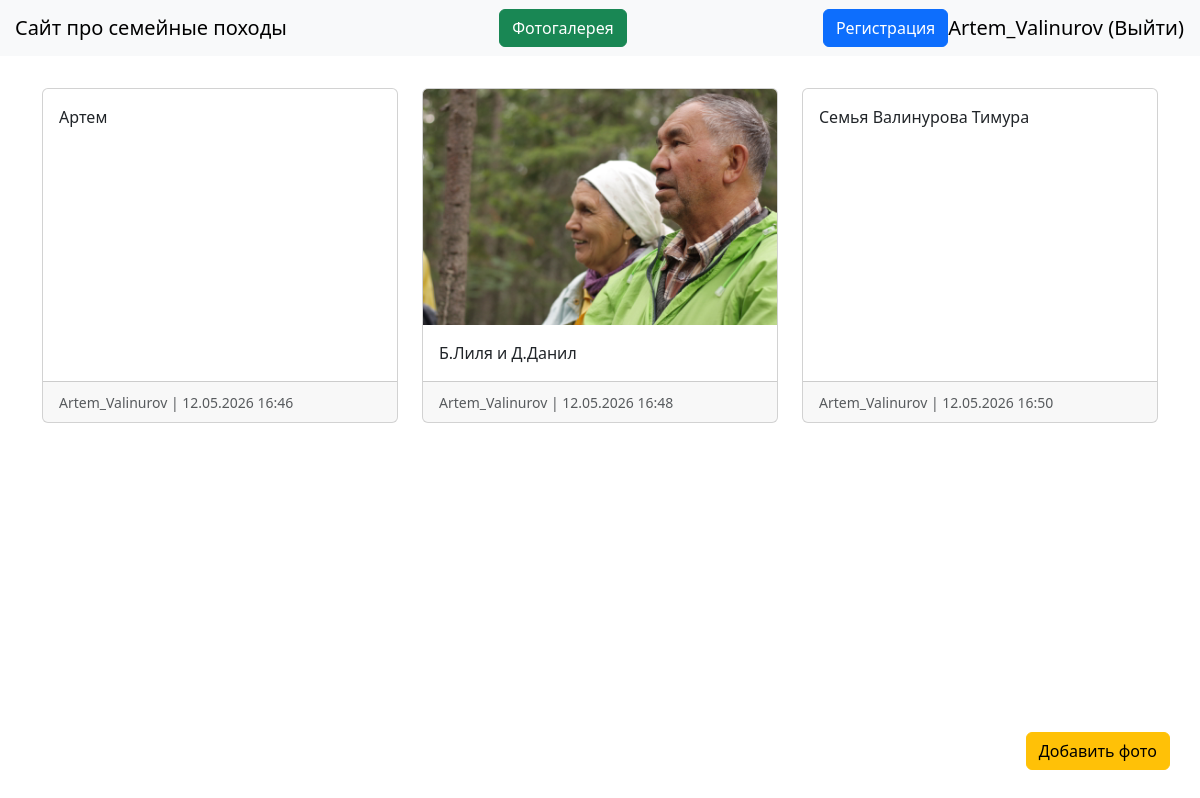
Screenshot of /photogalery (signed in) with the database file from the repository.
### data/users.py (models this page shows, shortened)
class User(SqlAlchemyBase, UserMixin):
    __tablename__ = 'users'
    id = sa.Column(sa.Integer, primary_key=True, autoincrement=True)
    nickname = sa.Column(sa.String, unique=True, index=True)
    hashed_password = sa.Column(sa.String)
    email = sa.Column(sa.String, unique=True)
    about = sa.Column(sa.String)
    created_date = sa.Column(sa.DateTime, default=dt.datetime.now)
    mems = orm.relationship('Mem', back_populates='user')
    role = sa.Column(sa.String, default='edit')

### data/mems.py (models this page shows)
class Mem(SqlAlchemyBase):
    __tablename__ = 'mems'
    id = sa.Column(sa.Integer, primary_key=True, autoincrement=True)
    description = sa.Column(sa.String)
    image = sa.Column(sa.String)
    created = sa.Column(sa.DateTime, default=dt.datetime.now)
    creator = sa.Column(sa.Integer, sa.ForeignKey('users.id'))
    user = orm.relationship('User', back_populates='mems')

### main.py (the view)
@app.route('/photogalery')
def photogalery():
    db_sess = db_session.create_session()
    mems = db_sess.query(Mem).all()
    return render_template('photogalery.html', title='Фотогалерея', mems=mems)

### data/db_session.py (called while the page is built)
def create_session() -> Session:
    global __factory
    return __factory()

### main.py (called while the page is built)
@login_manager.user_loader
def load_user(user_id):
    db_sess = db_session.create_session()
    return db_sess.get(User, user_id)

### templates/photogalery.html
{% extends "base.html" %}
{% block content %}
<div class="row row-cols-1 row-cols-md-3 g-4 mt-2">
    {% for mem in mems %}
    <div class="col">
        <div class="card h-100">
            <img src="{{ url_for('static', filename='uploads/' + mem.image) }}" alt="{{ mem.title }}" class="card-img-top">
            <div class="card-body">
                <p class="card-text">{{ mem.description }}</p>
            </div>
            <div class="card-footer text-muted">
                <small>{{ mem.user.nickname }} | {{ mem.created.strftime('%d.%m.%Y %H:%M') }}</small>
            </div>
        </div>
    </div>
    {% endfor %}
</div>
{% if current_user.is_authenticated %}
    <a class="btn btn-warning" href="/add" style="position: fixed; bottom: 30px; right: 30px; z-index: 1000;">Добавить фото</a>
{% endif %}
{% endblock %}

### templates/base.html (shortened to what this page needs)
<!DOCTYPE html>
<html lang="ru">
<head>
    <link href="https://cdn.jsdelivr.net/npm/bootstrap@5.3.3/dist/css/bootstrap.min.css" rel="stylesheet">
</head>
<body>
    <header>
    <nav class="navbar navbar-light bg-light">
        <a class="navbar-brand" href="/" style="margin-left: 15px">Сайт про семейные походы</a>
        <a class="btn btn-success" href="/photogalery">Фотогалерея</a>
        <div class="d-flex align-items-center">
                {% if current_user.is_authenticated %}
                    {% if current_user.role=="root" %}
                    <a class="btn btn-primary" href="/register">Регистрация</a>
                    {% endif %}
                <a class="navbar-brand" href="/logout">{{ current_user.nickname }} (Выйти)</a>
            {% endif %}
        </div>
    </nav>
    </header>
    <main role="main" class="container">
        {% block content %}{% endblock %}
    </main>
</body>
</html>

### rows the page displays
User: nickname "Artem_Valinurov"
Mem: description "Артем", user.nickname "Artem_Valinurov", created "12.05.2026 16:46"
Mem: image (picture), description "Б.Лиля и Д.Данил", user.nickname "Artem_Valinurov", created "12.05.2026 16:48"
Mem: description "Семья Валинурова Тимура", user.nickname "Artem_Valinurov", created "12.05.2026 16:50"
